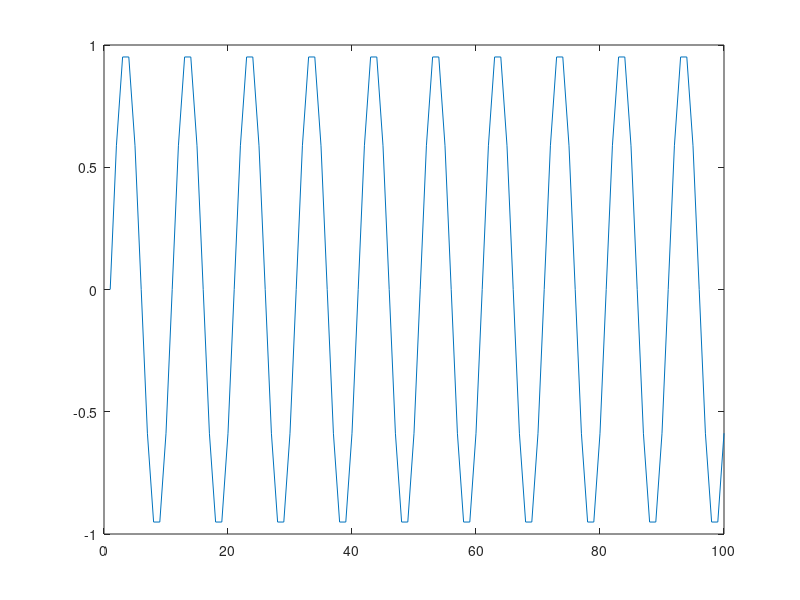
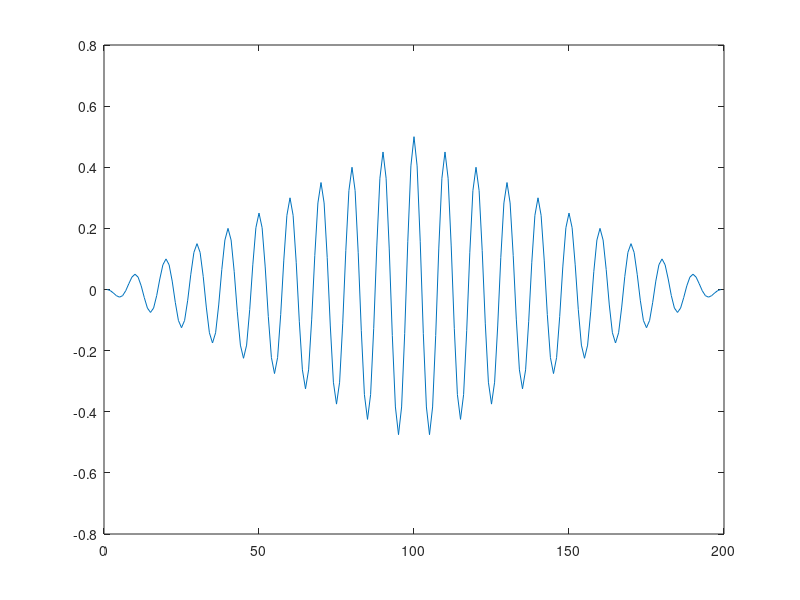

Write MATLAB code to recreate these figures, in order.
N = 100; %lungimea suportului
n = 0:N-1 %suportul
w = 3*pi/15; %pulsatia


x = sin(w * n); %generez semnalul sinusoidal

figure('Name', 'sinusoida');
plot(x); %reprezint grafic semnalul sinusoidal ca sa contina cel putin 5 perioade ale sinusoidei
hold on
figure('Name', 'Auto-corelatia semnalului sinusoidal');
rx = xcorr(x, 'biased'); %fac autocorelatia semnalului sinusoidal
plot(rx);
hold off

[max_value, index1] = max(rx); %maxim se gaseste in valoarea 0.5
[min_value, index2] = min(rx); %minim se gaseste in valoarea -0.475

%nu am rezolvat sa gasesc k si nu am putut sa inteles cum trebuie sa compar
%minim si maxim cu perioada sinusoidei